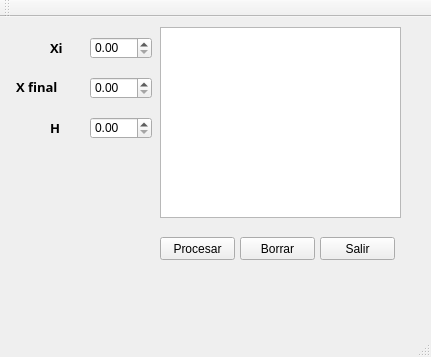
<?xml version="1.0" encoding="UTF-8"?>
<ui version="4.0">
 <class>Euler</class>
 <widget class="QMainWindow" name="Euler">
  <property name="geometry">
   <rect>
    <x>0</x>
    <y>0</y>
    <width>431</width>
    <height>357</height>
   </rect>
  </property>
  <property name="windowTitle">
   <string>Euler</string>
  </property>
  <widget class="QWidget" name="centralWidget">
   <widget class="QTextBrowser" name="texto">
    <property name="geometry">
     <rect>
      <x>160</x>
      <y>10</y>
      <width>241</width>
      <height>191</height>
     </rect>
    </property>
   </widget>
   <widget class="QDoubleSpinBox" name="xi">
    <property name="geometry">
     <rect>
      <x>90</x>
      <y>20</y>
      <width>62</width>
      <height>22</height>
     </rect>
    </property>
   </widget>
   <widget class="QDoubleSpinBox" name="xfinal">
    <property name="geometry">
     <rect>
      <x>90</x>
      <y>60</y>
      <width>62</width>
      <height>22</height>
     </rect>
    </property>
   </widget>
   <widget class="QDoubleSpinBox" name="h">
    <property name="geometry">
     <rect>
      <x>90</x>
      <y>100</y>
      <width>62</width>
      <height>22</height>
     </rect>
    </property>
   </widget>
   <widget class="QPushButton" name="procesar">
    <property name="geometry">
     <rect>
      <x>160</x>
      <y>220</y>
      <width>75</width>
      <height>23</height>
     </rect>
    </property>
    <property name="text">
     <string>Procesar</string>
    </property>
   </widget>
   <widget class="QPushButton" name="borrar">
    <property name="geometry">
     <rect>
      <x>240</x>
      <y>220</y>
      <width>75</width>
      <height>23</height>
     </rect>
    </property>
    <property name="text">
     <string>Borrar</string>
    </property>
   </widget>
   <widget class="QPushButton" name="salir">
    <property name="geometry">
     <rect>
      <x>320</x>
      <y>220</y>
      <width>75</width>
      <height>23</height>
     </rect>
    </property>
    <property name="text">
     <string>Salir</string>
    </property>
   </widget>
   <widget class="QLabel" name="label">
    <property name="geometry">
     <rect>
      <x>50</x>
      <y>20</y>
      <width>21</width>
      <height>21</height>
     </rect>
    </property>
    <property name="font">
     <font>
      <family>Source Code Pro</family>
      <pointsize>10</pointsize>
      <weight>75</weight>
      <bold>true</bold>
     </font>
    </property>
    <property name="text">
     <string>Xi</string>
    </property>
   </widget>
   <widget class="QLabel" name="label_2">
    <property name="geometry">
     <rect>
      <x>16</x>
      <y>60</y>
      <width>61</width>
      <height>20</height>
     </rect>
    </property>
    <property name="font">
     <font>
      <family>Source Code Pro</family>
      <pointsize>10</pointsize>
      <weight>75</weight>
      <bold>true</bold>
     </font>
    </property>
    <property name="text">
     <string>X final</string>
    </property>
   </widget>
   <widget class="QLabel" name="label_3">
    <property name="geometry">
     <rect>
      <x>50</x>
      <y>100</y>
      <width>21</width>
      <height>21</height>
     </rect>
    </property>
    <property name="font">
     <font>
      <family>Source Code Pro</family>
      <pointsize>10</pointsize>
      <weight>75</weight>
      <bold>true</bold>
     </font>
    </property>
    <property name="text">
     <string>H</string>
    </property>
   </widget>
  </widget>
  <widget class="QMenuBar" name="menuBar">
   <property name="geometry">
    <rect>
     <x>0</x>
     <y>0</y>
     <width>431</width>
     <height>21</height>
    </rect>
   </property>
  </widget>
  <widget class="QToolBar" name="mainToolBar">
   <attribute name="toolBarArea">
    <enum>TopToolBarArea</enum>
   </attribute>
   <attribute name="toolBarBreak">
    <bool>false</bool>
   </attribute>
  </widget>
  <widget class="QStatusBar" name="statusBar"/>
 </widget>
 <layoutdefault spacing="6" margin="11"/>
 <resources/>
 <connections/>
</ui>
